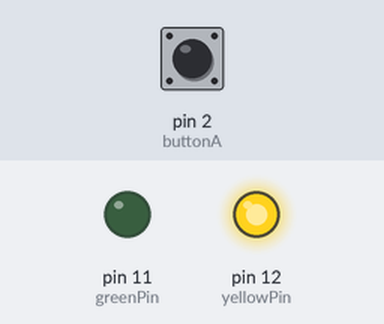
A sketch run on a simulated Arduino Uno, built with avr-gcc and run on an emulated ATmega328P. Parts: output pins drawn as LEDs (lit = HIGH). Inputs (shaded band) come from the test bench; at power-on: pin 2 (buttonA) HIGH.

Above: at 1.2 s.
1.3 s: pin 2 (buttonA) pulled LOW for 3.2 s
At 2.4 s:
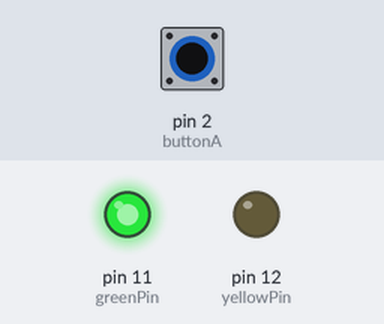
6.7 s: pin 2 (buttonA) pulled LOW for 0.15 s
At 9.2 s:
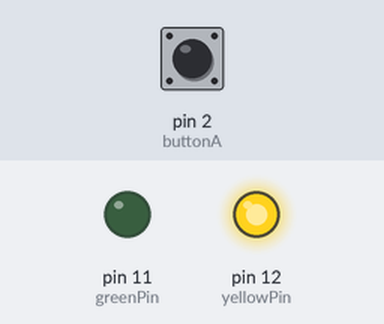
9.8 s: pin 2 (buttonA) pulled LOW for 1 s
At 10.1 s:
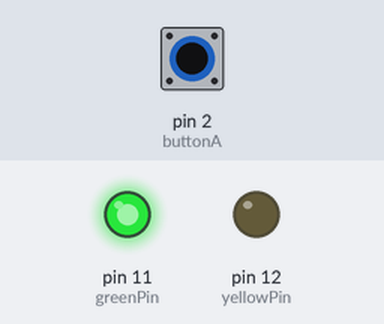
Timing chart, 0 to 13.3 s (numbered marks = the images above; inputs shaded):
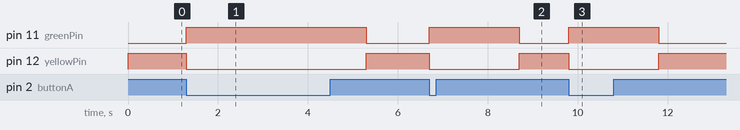

The sketch:

traffic_template.ino
```cpp
enum State {
  GREEN,
  YELLOW_COMING_FROM_GREEN
};

class TrafficLight {
private:
  const int greenPin = 11;
  const int yellowPin = 12;
  const int buttonA = 2;
  State currentState;
  unsigned long lastUpdate;

  void setGreen() {
    digitalWrite(greenPin, LOW);
    digitalWrite(yellowPin, HIGH);
  }

  void setYellow() {
    digitalWrite(yellowPin, LOW);
    digitalWrite(greenPin, HIGH);
  }

public:
  TrafficLight()
    : currentState(GREEN), lastUpdate(0) {
    pinMode(greenPin, OUTPUT);
    pinMode(yellowPin, OUTPUT);
    pinMode(buttonA,INPUT_PULLUP);
    setGreen();
  }

  void update(unsigned long now) {
    bool buttonAPressed = !digitalRead(buttonA);
    switch (currentState) {
      case GREEN:
        if (buttonAPressed) {
          currentState = YELLOW_COMING_FROM_GREEN;
          setYellow();
          lastUpdate = now;
        }
        break;
      case YELLOW_COMING_FROM_GREEN:
        if (now - lastUpdate >= 2000) {
          currentState = GREEN;
          setGreen();
        }
        break;
    }
  }
};

TrafficLight trafficLight;

void setup() {
}

void loop() {
  trafficLight.update(millis());
}
```

Measured:
- after the input at 1.3 s, pin 11 (greenPin): LOW → HIGH at once, → LOW 4.0 s later; pin 12 (yellowPin): HIGH → LOW at once, → HIGH 4.0 s later
- after the input at 6.7 s, pin 11 (greenPin): LOW → HIGH at once, → LOW 2.0 s later; pin 12 (yellowPin): HIGH → LOW at once, → HIGH 2.0 s later
- after the input at 9.8 s, pin 11 (greenPin): LOW → HIGH at once, → LOW 2.0 s later; pin 12 (yellowPin): HIGH → LOW at once, → HIGH 2.0 s later
